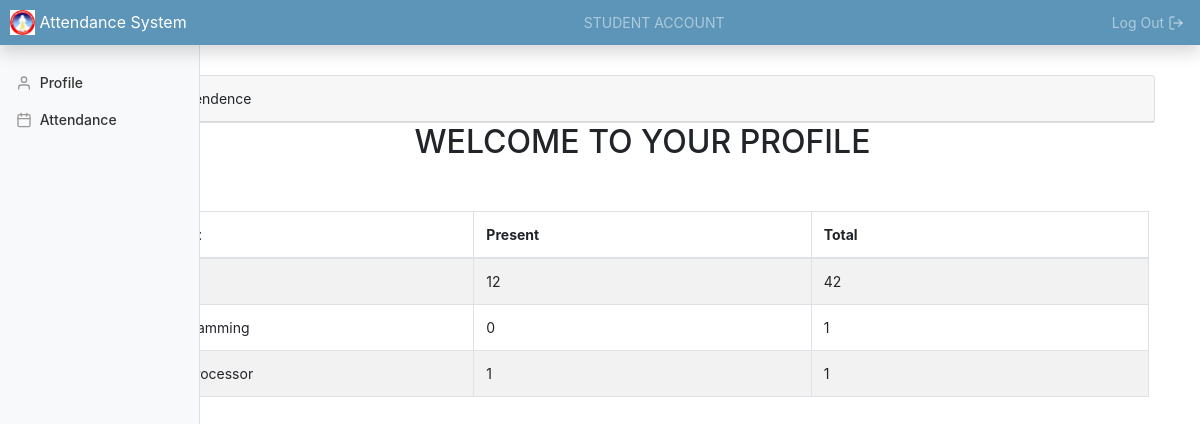
Before: /attendance (signed in) with the older database file.
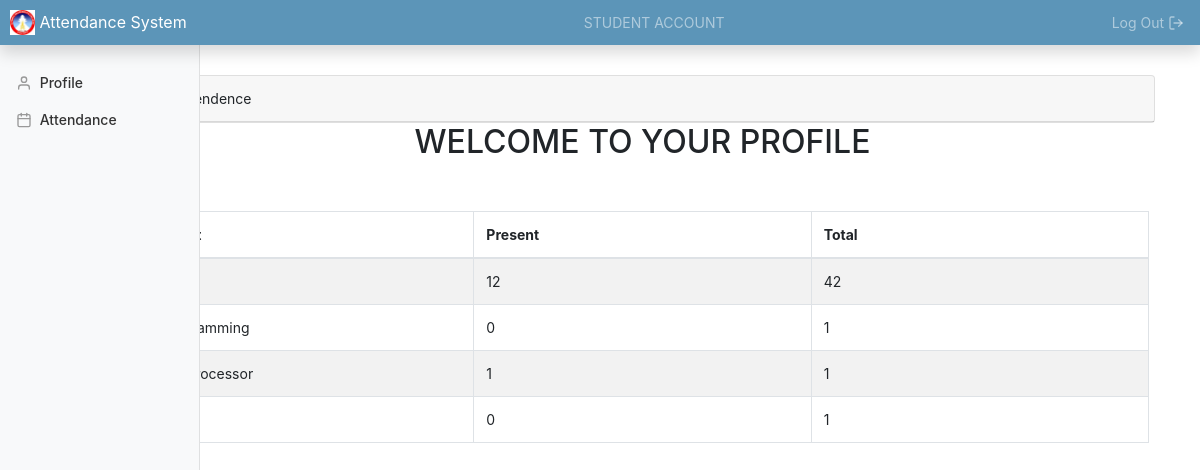
After: the same page with the newer database file.
### attendence_app/models.py (models this page shows)
class BaseModel(models.Model):
    uid=models.UUIDField(primary_key=True,default=uuid.uuid4,editable=False)
    created_at=models.DateField(auto_now_add=True)
    updated_at=models.DateField(auto_now=True)
    class Meta:
        abstract=True

class Attendence(BaseModel):
    roll = models.ForeignKey(Students,related_name='students',on_delete=models.CASCADE)
    subjects = models.ForeignKey(Subjects, on_delete=models.CASCADE)
    present_days = models.IntegerField(default=0)
    total_days = models.IntegerField(default=0)

class Subjects(BaseModel):
    subject = models.CharField(max_length=50)
    subject_faculty = models.CharField(max_length=25)
    subject_semister = models.CharField(max_length=10,default='2')
    def __str__(self):
        return self.subject

### attendence_app/views.py (the view)
# urls.py: path('attendance',views.attendance, name= 'attendance'),
def attendance(request):
    if (request.user.is_superuser or request.user.is_staff):
        if request.method=="POST":
            sub_name = request.POST.get("select_subject")
            batch = request.POST.get("select_batch")
            if sub_name == "choose" or batch == "choose":
                return HttpResponse("Please select both subject and batch.")
            else:
                main_context = {
                    "sub_name":sub_name,
                    "batch":batch,
                    "students":Students.objects.filter(batch=batch)
                }
                return render(request,"take_attendance.html",main_context )
        else:
            batches = Students.objects.values_list('batch', flat=True).distinct()
            main_context = {
                "subjects": Subjects.objects.all(),
                "batches": batches
            }
            return render(request,"select_attendance.html",main_context )
        user = request.POST.get('attend')
        print(user)
        return render(request,"select_attendance.html",main_context )
    else:
        current_user = request.user
        students=Students.objects.filter(user_name = current_user)
        main_context = {
            "attendences": Attendence.objects.filter(roll__in=students)
        }
        return render(request,"my_attendance.html",main_context )

### templates/my_attendance.html (shortened to what this page needs)
{% extends 'base.html' %}
{% block body %}
    <div class="card">
        <div class="card-header">
        <div class="row">
            <div class="col-md-9">
            My Attendence
            </div>
        </div>
        </div>
    </div>
    <h2 style="text-align:center;">WELCOME TO YOUR PROFILE</h2><br>
    <div class="row" >
        <div class = "table-responsive" style="width: 96%; margin-left: 2%; padding-top: 2%;">
            <table class="table table-striped table-bordered" id="attendance_table">
                <thead>
                    <tr>
                        <th style="width: 150px;">Subject</th>
                        <th style="width: 150px;">Present</th>
                        <th style="width: 150px;">Total</th>
                    </tr>
                </thead>
                <tbody>
                    {% for attendence in attendences %}
                    <tr>
                        <td> {{attendence.subjects}} </td>
                        <td> {{attendence.present_days}} </td>
                        <td> {{attendence.total_days}} </td>
                    </tr>
                    {% endfor %}
                </tbody>
            </table>
        </div>
    </div>
{% endblock body %}

### templates/base.html (shortened to what this page needs)
{% load static %}
<!doctype html>
<html lang="en">
  <head>
    <link href="{% static 'assets/dist/css/bootstrap.min.css'%}" rel="stylesheet">
    <link type="text/css" rel="stylesheet" href="styling.css">
    <link href="{% static 'C:\Users\Acer\Desktop\Python Project\Attendence_system\static\css\dashboard.css' %}" rel="stylesheet">
  </head>
  <body>
  <nav class="navbar navbar-dark sticky-top flex-md-nowrap p-0 shadow" style="background-color: #5c95b8;">
    <a class="navbar-brand" href="#">
      <img src="{% static 'C:\Users\Acer\Desktop\Python Project\Attendence_system\static\img\images.jpg' %}" width="25" height="25" class="d-inline-block align-top" alt="">
      Attendance System
    </a>
    <nav class="navbar navbar-dark p-1">
        <span class="navbar-text">
            {% if request.user.is_superuser %}
            STAFF ACCOUNT
            {% else %}
            STUDENT ACCOUNT
            {% endif %}
        </span>
    </nav>
    <ul class="navbar-nav px-3">
      <li class="nav-item text-nowrap">
        <a class="nav-link" href="/logout">Log Out <span data-feather="log-out"></span></a>
      </li>
    </ul>
  </nav>
<div class="container-fluid">
  <div class="row">
    <nav id="sidebarMenu" class="col-md-3 col-lg-2 d-md-block bg-light sidebar collapse">
      <div class="sidebar-sticky pt-3">
        <ul class="nav flex-column">
          <li class="nav-item">
            <a class="nav-link" href = '/profile'>
              <span data-feather="user"></span>
              Profile
            </a>
          </li>
          <p>
            <a class="nav-link" href = "/attendance" >
              <span data-feather="calendar"></span>
              Attendance
            </a>
          </p>
        </ul>
      </div>
    </nav>
    <div class="container" style="margin-top:30px; padding-left: 100px">
      {% block body %}{% endblock body %}
    </div>
  </div>
</div>
  </body>
</html>

### static/css/dashboard.css (style rules this page uses)
body { font-size: .875rem; animation: fadeInAnimation ease-in-out 0.5s }
.feather { width: 16px; height: 16px; vertical-align: text-bottom; }
.sidebar { position: fixed; top: 0; bottom: 0; left: 0; z-index: 100; padding: 48px 0 0; box-shadow: inset -1px 0 0 rgba(0, 0, 0, .1); }
.sidebar-sticky { position: relative; top: 0; height: calc(100vh - 48px); padding-top: .5rem; overflow-x: hidden; overflow-y: auto; }
.sidebar .nav-link { font-weight: 500; color: #333; }
.sidebar .nav-link .feather { margin-right: 4px; color: #999; }
.navbar-brand { padding: 10px 10px; font-size: 1rem; }

Changed rows visible on the page:
added Attendence: present_days "0", total_days "1"
